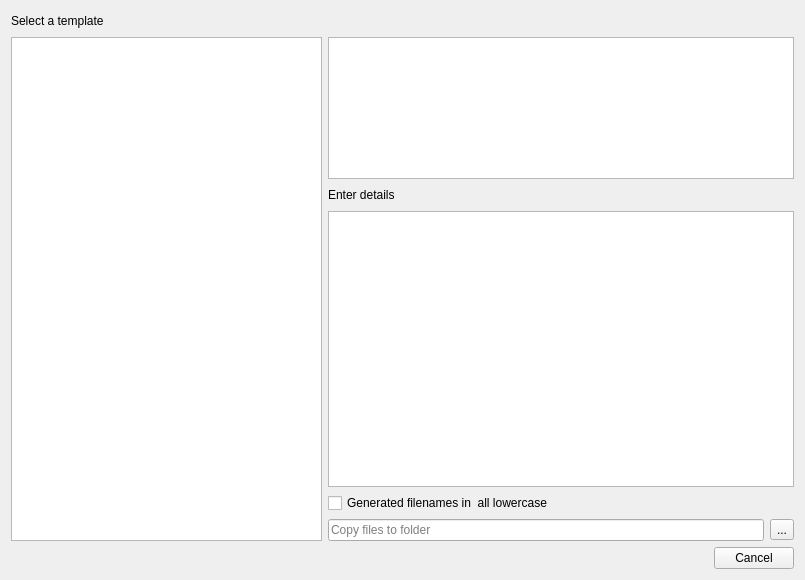
<?xml version="1.0" encoding="UTF-8"?>
<ui version="4.0">
 <class>Template</class>
 <widget class="QWidget" name="Template">
  <property name="geometry">
   <rect>
    <x>0</x>
    <y>0</y>
    <width>805</width>
    <height>580</height>
   </rect>
  </property>
  <property name="windowTitle">
   <string>Template</string>
  </property>
  <layout class="QVBoxLayout" name="verticalLayout_2">
   <item>
    <layout class="QHBoxLayout" name="horizontalLayout_2">
     <item>
      <widget class="QLabel" name="u_titleLabel">
       <property name="text">
        <string>Select a template</string>
       </property>
      </widget>
     </item>
     <item>
      <spacer name="horizontalSpacer_2">
       <property name="orientation">
        <enum>Qt::Orientation::Horizontal</enum>
       </property>
       <property name="sizeHint" stdset="0">
        <size>
         <width>40</width>
         <height>20</height>
        </size>
       </property>
      </spacer>
     </item>
    </layout>
   </item>
   <item>
    <layout class="QHBoxLayout" name="horizontalLayout_3" stretch="2,3">
     <item>
      <widget class="QTreeView" name="u_templateTree"/>
     </item>
     <item>
      <layout class="QVBoxLayout" name="verticalLayout" stretch="2,5">
       <item>
        <widget class="QTextBrowser" name="u_detailsTB"/>
       </item>
       <item>
        <widget class="QWidget" name="u_configWidget" native="true">
         <layout class="QVBoxLayout" name="verticalLayout_3">
          <property name="leftMargin">
           <number>0</number>
          </property>
          <property name="topMargin">
           <number>0</number>
          </property>
          <property name="rightMargin">
           <number>0</number>
          </property>
          <property name="bottomMargin">
           <number>0</number>
          </property>
          <item>
           <layout class="QHBoxLayout" name="horizontalLayout">
            <item>
             <widget class="QLabel" name="u_editLabel">
              <property name="text">
               <string>Enter details</string>
              </property>
             </widget>
            </item>
            <item>
             <spacer name="horizontalSpacer">
              <property name="orientation">
               <enum>Qt::Orientation::Horizontal</enum>
              </property>
              <property name="sizeHint" stdset="0">
               <size>
                <width>40</width>
                <height>20</height>
               </size>
              </property>
             </spacer>
            </item>
           </layout>
          </item>
          <item>
           <widget class="QTreeView" name="u_configTreeView"/>
          </item>
          <item>
           <widget class="QCheckBox" name="u_lowercaseCheckBox">
            <property name="text">
             <string>Generated filenames in  all lowercase</string>
            </property>
           </widget>
          </item>
          <item>
           <layout class="QHBoxLayout" name="horizontalLayout_4">
            <item>
             <widget class="QLineEdit" name="u_locationLineEdit">
              <property name="placeholderText">
               <string>Copy files to folder</string>
              </property>
             </widget>
            </item>
            <item>
             <widget class="QToolButton" name="u_locationToolButton">
              <property name="text">
               <string>...</string>
              </property>
             </widget>
            </item>
           </layout>
          </item>
         </layout>
        </widget>
       </item>
      </layout>
     </item>
    </layout>
   </item>
   <item>
    <widget class="QDialogButtonBox" name="u_buttonBox">
     <property name="standardButtons">
      <set>QDialogButtonBox::StandardButton::Cancel</set>
     </property>
    </widget>
   </item>
  </layout>
 </widget>
 <tabstops>
  <tabstop>u_templateTree</tabstop>
  <tabstop>u_detailsTB</tabstop>
 </tabstops>
 <resources/>
 <connections/>
</ui>
